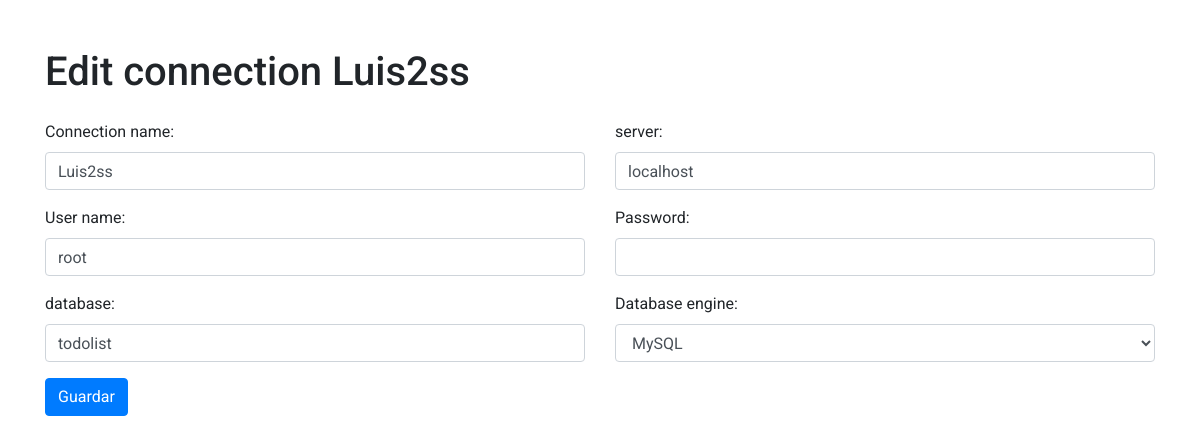
Screenshot of /index.php/edit/5 with the database file from the repository.
### tables this page shows
CREATE TABLE `Connections` (
  `id` int(11) NOT NULL,
  `connection_name` varchar(50) NOT NULL,
  `server` varchar(50) NOT NULL,
  `user_name` varchar(50) NOT NULL,
  `password` varchar(50) DEFAULT NULL,
  `name_database` varchar(50) NOT NULL,
  `databaseEngine` varchar(20) NOT NULL
);

### application/controllers/Edit.php (called while the page is built, shortened)
<?php
class Edit extends CI_Controller {
	public function __construct(){
		$this->load->model("connection_model");
	}
	public function index($id){
        $data=$this->connection_model->getConnection($id);
        $this->load->view('connections/edit', $data);
	}
}

### index.php (called while the page is built, shortened)
<?php
require_once BASEPATH.'core/CodeIgniter.php';

### application/models/connection_model.php (called while the page is built, shortened)
<?php
class connection_model extends CI_Model {
    public function getConnection($id){
        $this->db->select("c.id, c.connection_name, c.server, c.user_name, c.name_database, c.databaseEngine,");
        $this->db->from("Connections c");
        $this->db->where("c.id",$id);
        $result=$this->db->get();
        return $result->row();
    }
}

### application/views/connections/edit.php (the view, shortened to what this page needs)
<!doctype html>
<html lang="en">
  <head>
    <link rel="stylesheet" href="https://stackpath.bootstrapcdn.com/bootstrap/4.5.0/css/bootstrap.min.css">
    <link rel="stylesheet" href='../files/bower_components/sweetalert/css/sweetalert2.min.css' media="screen" />
  </head>
  <body>
    <div class="container">
        <h1 class="mt-5">Edit connection <?php echo $connection_name; ?></h1>
        <form action="<?php echo base_url();?>update/<?php echo $id;?>" class="mt-4" method='post'>
            <div class="row">
                <div class="col-lg-6">
                    <div class="form-group">
                        <label for="exampleInputEmail1">Connection name:</label>
                        <input type="text" name="conectionName" class="form-control <?php echo form_error('conectionName') ? 'is-invalid' : '' ; ?> " placeholder="New conection" value="<?php echo $connection_name; ?>">
                    </div>
                    <div class="form-group">
                        <label for="exampleInputEmail1">User name:</label>
                        <input type="text" name= "userName" class="form-control <?php echo form_error('userName') ? 'is-invalid' : '' ; ?> " placeholder="e.g: root" value="<?php echo $user_name; ?>">
                    </div>
                    <div class="form-group">
                        <label for="exampleInputEmail1">database:</label>
                        <input type="text" name="database" class="form-control <?php echo form_error('database') ? 'is-invalid' : '' ; ?> " aria-describedby="emailHelp" placeholder="register" value="<?php echo $name_database; ?>">
                    </div>
                </div>
                <div class="col-lg-6">
                    <div class="form-group">
                        <label for="exampleInputEmail1">server:</label>
                        <input type="text" name="server" class="form-control <?php echo form_error('server') ? 'is-invalid' : '' ; ?> " aria-describedby="emailHelp" placeholder="localhost" value="<?php echo $server; ?>">
                    </div>
                    <div class="form-group">
                        <label for="exampleInputPassword1">Password:</label>
                        <input type="password" name="password" class="form-control <?php echo form_error('password') ? 'is-invalid' : '' ; ?>"placeholder="" value="">
                    </div>
                    <div class="form-group">
                        <label for="exampleInputEmail1">Database engine:</label>
                        <select name="databaseEngine" class="form-control <?php echo form_error('databaseEngine') ? 'is-invalid' : '' ; ?>" value="<?php echo $databaseEngine; ?>">
                            <option value="MySQL">MySQL</option>
                        </select>
                    </div>
                </div>
                <div class="col-lg-12">
                    <button type="submit" class="btn btn-primary">Guardar</button>
                </div>
            </div>
        </form>
    </div>
  </body>
</html>

### application/views/connections/edit.php (style rules this page uses)
body { font-family:"Roboto" !important; }

### rows the page displays
connections: connection_name "Luis2ss", conectionName "Luis2ss", userName "root", database "todolist", server "localhost", databaseEngine "MySQL"
